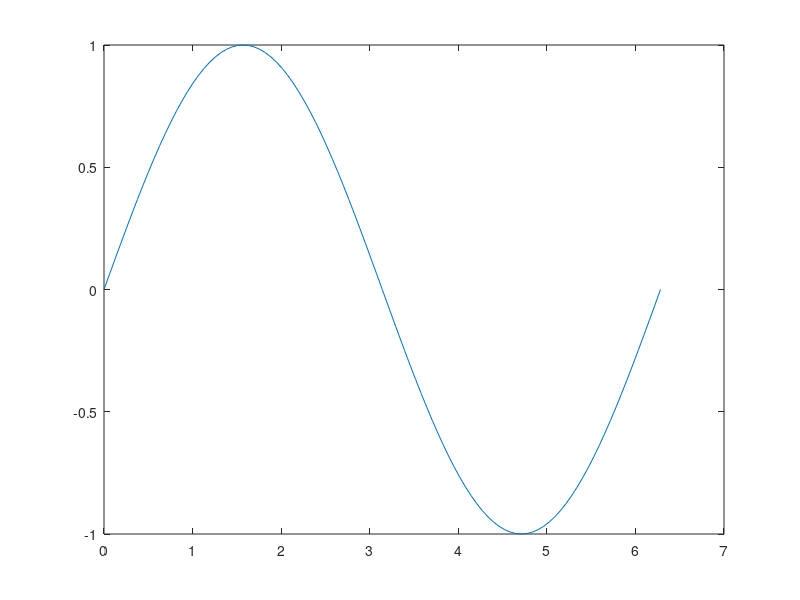

Write MATLAB code to recreate this figure.
pts = 100;
delta = 360/pts;
angle_deg = 0:delta:360;
angle_rad = angle_deg*pi/180;

%delta = 2*pi/pts;
%angle_rad = 0:delta:2*pi;

y = sin(angle_rad);
plot(angle_rad,y);